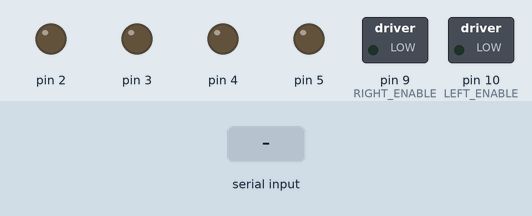
The sketch below on a simulated Arduino Uno, built with avr-gcc and run on an emulated ATmega328P. On the bench: switched loads named in the sketch (green lamp = pin HIGH), output pins drawn as LEDs (lit = HIGH). Inputs (shaded band) come from the test bench.

Above: at 1.2 s.
1.3 s: "F" received over the second serial link
At 1.8 s:
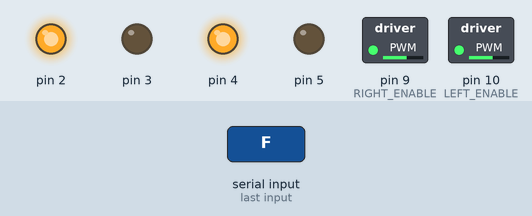
2.8 s: "B" received over the second serial link
At 4.0 s:
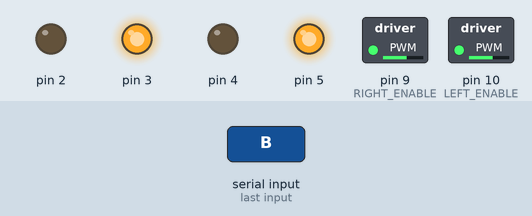
4.3 s: "R" received over the second serial link
At 5.2 s:
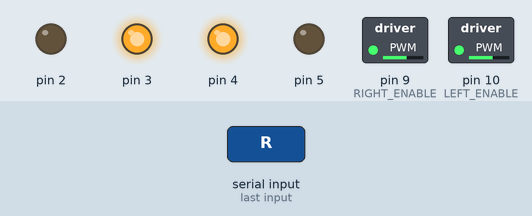
5.8 s: "L" received over the second serial link
At 6.4 s:
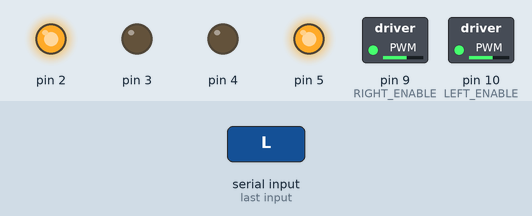
7.3 s: "G" received over the second serial link
At 8.5 s:
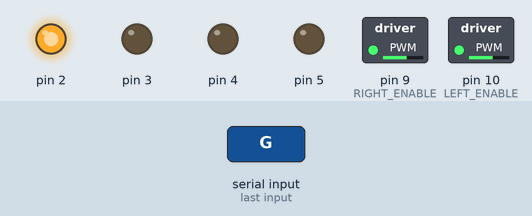
8.8 s: "I" received over the second serial link
At 9.9 s:
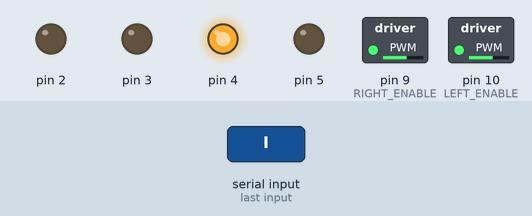
Timing chart, 0 to 11.3 s (numbered marks = the images above; inputs shaded):
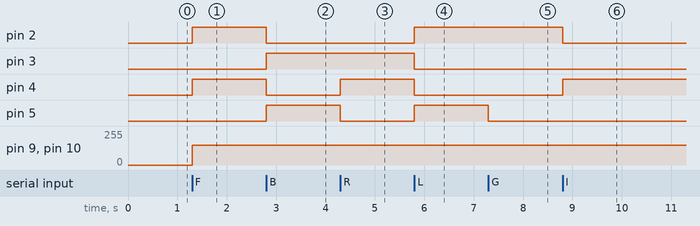

The sketch:

RC_BOT_Simple_Code.ino
```cpp
//--------------------------------------------- < SAMPLE CODE For RC BY DTiLABZ  > ---------------------------------------


//--------------------------------------------- CONECTIONS-->
//--------------------------------------------- RX (ARDUINO) --> TX (HC_05-BLUETOOTH MODULE)
//--------------------------------------------- TX (ARDUINO) --> RX (HC_05-BLUETOOTH MODULE)

//---------------------- PWM PINS  ---------------------- D9 (ARDUINO) --> EN_A (MOTOR DRIVER)
//---------------------- PWM PINS  ---------------------- D10 (ARDUINO) --> EN_B (MOTOR DRIVER)

//--------------------------------------------- D2 (ARDUINO) --> IN-1 (MOTOR DRIVER) --> OUT1 OF MOTOR(+VE)
//--------------------------------------------- D3 (ARDUINO) --> IN-2 (MOTOR DRIVER) --> OUT2 OF MOTOR
//--------------------------------------------- D4 (ARDUINO) --> IN-3 (MOTOR DRIVER) --> OUT3 OF MOTOR(+VE)
//--------------------------------------------- D5 (ARDUINO) --> IN-4 (MOTOR DRIVER) --> OUT4 OF MOTOR

#include <SoftwareSerial.h>

#define Bluetooth_RX_Pin 11      //RX (ARDUINO) --> TX (HC_05-BLUETOOTH MODULE)
#define Bluetooth_TX_Pin 12      //TX (ARDUINO) --> RX (HC_05-BLUETOOTH MODULE)

SoftwareSerial mySerial(Bluetooth_RX_Pin, Bluetooth_TX_Pin); // RX, TX

char Bt_Data;

const int LEFT_ENABLE = 10; // ENABLE PIN DECLARATION
const int RIGHT_ENABLE = 9;

const int MOTOR_SPEED = 150; // ROTATION SPEED

void Set_Speed(int SPEED)
{
  analogWrite(LEFT_ENABLE , SPEED);
  analogWrite(RIGHT_ENABLE , SPEED);
}

void moveForward()
{
  Set_Speed(MOTOR_SPEED);
  digitalWrite(2, HIGH);
  digitalWrite(3, LOW);
  digitalWrite(4, HIGH);
  digitalWrite(5, LOW);
}

void moveBackward()
{
  Set_Speed(MOTOR_SPEED);
  digitalWrite(2, LOW);
  digitalWrite(3, HIGH);
  digitalWrite(4, LOW);
  digitalWrite(5, HIGH);
}

void arcRight()
{
  Set_Speed(MOTOR_SPEED);
  digitalWrite(2, HIGH);
  digitalWrite(3, LOW);
  digitalWrite(4, LOW);
  digitalWrite(5, LOW);
}

void arcLeft()
{
  Set_Speed(MOTOR_SPEED);
  digitalWrite(2, LOW);
  digitalWrite(3, LOW);
  digitalWrite(4, HIGH);
  digitalWrite(5, LOW);
}

void spotRight()
{
  Set_Speed(MOTOR_SPEED);
  digitalWrite(2, LOW);
  digitalWrite(3, HIGH);
  digitalWrite(4, HIGH);
  digitalWrite(5, LOW);
}

void spotLeft()
{
  Set_Speed(MOTOR_SPEED);
  digitalWrite(2, HIGH);
  digitalWrite(3, LOW);
  digitalWrite(4, LOW);
  digitalWrite(5, HIGH);
}

void Stop()
{
  Set_Speed(0);
  digitalWrite(2, LOW);
  digitalWrite(3, LOW);
  digitalWrite(4, LOW);
  digitalWrite(5, LOW);
}

void setup() {
  // pin declarations
  pinMode(2, OUTPUT);
  pinMode(3, OUTPUT);
  pinMode(4, OUTPUT);
  pinMode(5, OUTPUT);
  pinMode(9, OUTPUT);
  pinMode(10, OUTPUT);
  mySerial.begin(9600); //----------------BAUD RATE VALUE TO COMMUNICATE WITH HC_05 MODULE
}

void loop()
{
  if (mySerial.available() > 0)
  {
    Bt_Data = mySerial.read();  // BLUETOOTH DATA RECIVED

    if (Bt_Data == 'F')
    {
      moveForward();
    }
    else if (Bt_Data == 'B')
    {
      moveBackward();
    }
    else if (Bt_Data == 'R')
    {
      spotRight();
    }
    else if (Bt_Data == 'L')
    {
      spotLeft();
    }
    else if (Bt_Data == 'G')
    {
      arcRight();
    }
    else if (Bt_Data == 'I')
    {
      arcLeft();
    }
    else if (Bt_Data == 'S')
    {
      Stop();
    }
    else
    {
      Stop();
    }
  }
}
```

Measured:
- after the input at 1.3 s, pin 2, pin 4: LOW → HIGH at once; pin 9 (RIGHT_ENABLE), pin 10 (LEFT_ENABLE): 0/255 → 150/255 at once
- after the input at 2.8 s, pin 2, pin 4: HIGH → LOW at once; pin 3, pin 5: LOW → HIGH at once
- after the input at 4.3 s, pin 4: LOW → HIGH at once; pin 5: HIGH → LOW at once
- after the input at 5.8 s, pin 2, pin 5: LOW → HIGH at once; pin 3, pin 4: HIGH → LOW at once
- after the input at 7.3 s, pin 5: HIGH → LOW at once
- after the input at 8.8 s, pin 2: HIGH → LOW at once; pin 4: LOW → HIGH at once
